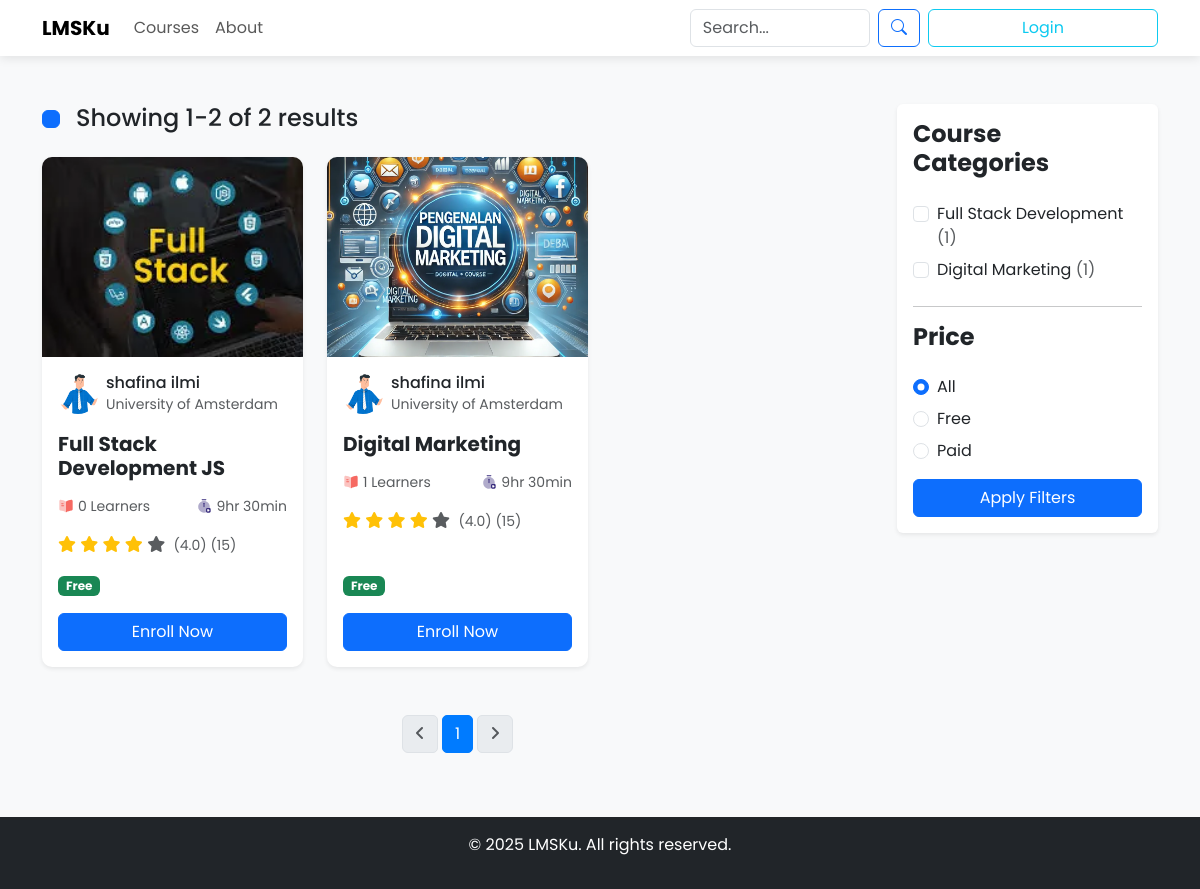
Page /course_list/ on the committed database.
### authentication/models.py (models this page shows, shortened)
class Universiti(models.Model):
    name = models.CharField(max_length=200, blank=True, null=True)
    slug = models.SlugField(unique=True)
    location = models.CharField(max_length=100, blank=True, null=True)
    def __str__(self):
        return self.name

### courses/models.py (models this page shows, shortened)
class Course(models.Model):
    course_name = models.CharField(max_length=250)
    course_number = models.CharField(max_length=250, blank=True)
    course_run = models.CharField(max_length=250, blank=True)
    slug = models.CharField(max_length=250, blank=True)
    org_partner = models.ForeignKey(Partner, on_delete=models.CASCADE, related_name="courses")
    instructor = models.ForeignKey(Instructor, on_delete=models.CASCADE, related_name="courses", null=True)
    category = models.ForeignKey(Category, on_delete=models.CASCADE, related_name="category_courses")
    level = models.CharField(max_length=10, choices=[('basic', 'Basic'), ('middle', 'Middle'), ('advanced', 'Advanced')], default='basic', null=True, blank=True)
    status_course = models.ForeignKey(CourseStatus, on_delete=models.CASCADE, related_name="courses")  # Hubungkan dengan CourseStatus
    created_at = models.DateTimeField(auto_now_add=True)
    edited_on = models.DateTimeField(auto_now=True)
    image = models.ImageField(upload_to='courses/', blank=True, null=True)
    link_video = models.URLField(blank=True, null=True)
    description = models.TextField()
    sort_description = models.CharField(max_length=150, null=True, blank=True)
    hour = models.CharField(max_length=2, null=True, blank=True)
    author = models.ForeignKey(CustomUser, on_delete=models.CASCADE)
    language = models.CharField(max_length=10, choices=[('en', 'English'), ('id', 'Indonesia'), ('fr', 'French'), ('de', 'German')], default='en')
    start_date = models.DateField(null=True)
    end_date = models.DateField(null=True)
    start_enrol = models.DateField(null=True)
    end_enrol = models.DateField(null=True)

class Category(models.Model):
    user = models.ForeignKey(CustomUser, on_delete=models.CASCADE)  # Relasi dengan pengguna
    name = models.CharField(max_length=250)
    slug = models.SlugField(unique=True, blank=True, null=True)  # Kolom slug yang unik

### authentication/views.py (the view)
# urls.py: path('course_list/', views.course_list, name='course_list'),
@ratelimit(key='ip', rate='100/h')
@cache_page(60 * 15)  # Cache the page for 15 minutes
def course_list(request):
    if request.method != 'GET':
        return HttpResponseNotAllowed("Metode tidak diperbolehkan")
    published_status = CourseStatus.objects.filter(status='published').first()
    if not published_status:
        return HttpResponseNotFound("Status 'published' tidak ditemukan")
    courses = Course.objects.filter(status_course=published_status).select_related(
        'category', 'instructor__user', 'org_partner'
    ).prefetch_related(
        Prefetch('enrollments')
    )
    category_filter = request.GET.getlist('category')  # Get selected categories as a list
    if category_filter:
        courses = courses.filter(category__in=category_filter)
    paginator = Paginator(courses, 9)  # Show 9 courses per page
    page_number = request.GET.get('page', 1)  # Default to page 1 if no page is provided
    try:
        page_number = int(page_number) if int(page_number) >= 1 else 1
    except ValueError:
        page_number = 1  # If it's not a valid integer, default to 1
    try:
        page_obj = paginator.get_page(page_number)  # Get the page object for pagination
    except PageNotAnInteger:
        page_obj = paginator.get_page(1)
    except EmptyPage:
        page_obj = paginator.get_page(paginator.num_pages)
    start_index = page_obj.start_index()
    end_index = page_obj.end_index()
    categories = Category.objects.filter(
        category_courses__status_course=published_status
    ).annotate(
        course_count=Count('category_courses')
    ).distinct()
    courses_data = []
    for course in page_obj:
        course.num_enrollments = course.enrollments.count()  # Count enrollments
        courses_data.append({
            'course_name': course.course_name,
            'course_id': course.id,
            'num_enrollments': course.num_enrollments,  # Use pre-annotated value
            'course_slug': course.slug,
            'course_image': course.image.url if course.image else None,
            'instructor': course.instructor.user.get_full_name() if course.instructor else None,
            'instructor_username': course.instructor.user.username if course.instructor else None,
            'photo': course.instructor.user.photo.url if course.instructor and course.instructor.user.photo else None,
            'partner': course.org_partner.name if course.org_partner else None,
            'category': course.category.name if course.category else None,
        })
    context = {
        'courses': courses_data,
        'page_obj': page_obj,
        'total_courses': courses.count(),
        'total_pages': paginator.num_pages,
        'current_page': page_obj.number,
        'start_index': start_index,
        'end_index': end_index,
        'category_filter': category_filter,
        'categories': list(categories.values('id', 'name', 'course_count')),  # Include course_count
    }
    return render(request, 'home/course_list.html', context)

### templates/home/course_list.html (shortened to what this page needs)
{% extends 'home/base.html' %}
{% load static %}
{% block content %}
<section class="course-content py-5 bg-light">
    <div class="container">
        <div class="row">
            <div class="col-lg-9 col-12">
                <div class="showing-list mb-4 d-flex justify-content-between align-items-center flex-wrap">
                    <div class="d-flex align-items-center flex-wrap">
                        <div class="view-icons me-3">
                            <a href="{% url 'authentication:course_list' %}" class="grid-view active btn btn-outline-primary p-2">
                            </a>
                        </div>
                        <div class="show-result">
                            <h4 class="mb-0">Showing {{ start_index }}-{{ end_index }} of {{ total_courses }} results</h4>
                        </div>
                    </div>
                </div>
                <div class="row">
                    {% for course in courses %}
                    <div class="col-lg-4 col-md-6 col-sm-12 mb-4">
                        <div class="card course-box shadow-sm h-100 border-0 transition-hover">
                            <a href="{% url 'courses:course_lms_detail' course.course_id course.course_slug %}">
                                <img class="card-img-top img-fluid rounded-top" alt="Course Image" src="{{ course.course_image }}" style="object-fit: cover; height: 200px;">
                            </a>
                            <div class="card-body d-flex flex-column p-3">
                                <div class="d-flex align-items-center mb-3">
                                    <a href="{% url 'courses:instructor_profile' course.instructor_username %}">
                                        <img src="{{ course.photo }}" alt="Instructor Image" class="rounded-circle" style="width: 40px; height: 40px; object-fit: cover;">
                                    </a>
                                    <div class="ms-2">
                                        <h6 class="mb-0">
                                            <a href="{% url 'courses:instructor_profile' course.instructor_username %}" class="text-dark text-decoration-none">{{ course.instructor }}</a>
                                        </h6>
                                        <small class="text-muted"><a href="{% url 'courses:org_partner' course.partner.slug %}" class="text-muted text-decoration-none">{{ course.partner }}</a></small>
                                    </div>
                                </div>
                                <h5 class="card-title mb-3">
                                    <a href="{% url 'courses:course_lms_detail' course.course_id course.course_slug %}" class="text-dark text-decoration-none fw-bold">{{ course.course_name }}</a>
                                </h5>
                                <div class="d-flex justify-content-between align-items-center mb-3 text-muted">
                                    <div class="d-flex align-items-center">
                                        <img src="{% static "assets/img/icon/icon-01.svg" %}" alt="Learners Icon" width="16">
                                        <small class="ms-1">{{ course.num_enrollments }} Learners</small>
                                    </div>
                                    <div class="d-flex align-items-center">
                                        <img src="{% static "assets/img/icon/icon-02.svg" %}" alt="Duration Icon" width="16">
                                        <small class="ms-1">9hr 30min</small>
                                    </div>
                                </div>
                                <div class="rating mb-3">
                                    <i class="fas fa-star text-warning"></i>
                                    <i class="fas fa-star text-warning"></i>
                                    <i class="fas fa-star text-warning"></i>
                                    <i class="fas fa-star text-warning"></i>
                                    <i class="fas fa-star text-muted"></i>
                                    <small class="average-rating ms-1 text-muted">(4.0) (15)</small>
                                </div>
                                <div class="mt-auto">
                                    {% if course.course_price|default:0 == 0 %}
                                        <span class="badge bg-success px-2 py-1">Free</span>
                                    {% else %}
                                        <span class="badge bg-primary px-2 py-1">{{ course.course_price }}</span>
                                    {% endif %}
                                    <a href="#" class="btn btn-primary w-100 mt-3 transition-hover">Enroll Now</a>
                                </div>
                            </div>
                        </div>
                    </div>
                    {% endfor %}
                </div>
                <nav aria-label="Page navigation" class="mt-4">
                    <ul class="pagination justify-content-center flex-wrap">
                        <li class="page-item {% if not page_obj.has_previous %}disabled{% endif %}">
                            {% if page_obj.has_previous %}
                                <a class="page-link" href="?page={{ page_obj.previous_page_number }}{% if search_query %}&search={{ search_query }}{% endif %}{% if category_filter %}&category={{ category_filter|join:',' }}{% endif %}">
                                    <i class="fas fa-angle-left"></i>
                                </a>
                            {% else %}
                                <span class="page-link"><i class="fas fa-angle-left"></i></span>
                            {% endif %}
                        </li>
                        {% for page_num in page_obj.paginator.page_range %}
                            <li class="page-item {% if page_obj.number == page_num %}active{% endif %}">
                                <a class="page-link" href="?page={{ page_num }}{% if search_query %}&search={{ search_query }}{% endif %}{% if category_filter %}&category={{ category_filter|join:',' }}{% endif %}">
                                    {{ page_num }}
                                </a>
                            </li>
                        {% endfor %}
                        <li class="page-item {% if not page_obj.has_next %}disabled{% endif %}">
                            {% if page_obj.has_next %}
                                <a class="page-link" href="?page={{ page_obj.next_page_number }}{% if search_query %}&search={{ search_query }}{% endif %}{% if category_filter %}&category={{ category_filter|join:',' }}{% endif %}">
                                    <i class="fas fa-angle-right"></i>
                                </a>
                            {% else %}
                                <span class="page-link"><i class="fas fa-angle-right"></i></span>
                            {% endif %}
                        </li>
                    </ul>
                </nav>
            </div>
            <div class="col-lg-3 col-12 mt-4 mt-lg-0">
                <div class="card search-filter shadow-sm border-0">
                    <div class="card-body">
                        <h4 class="mb-4 fw-bold">Course Categories</h4>
                        <form method="GET" action="{% url 'authentication:course_list' %}">
                            <div class="filter-widget mb-4">
                                {% for category in categories %}
                                    <div class="form-check mb-2">
                                        <input class="form-check-input" type="checkbox" name="category" value="{{ category.id }}" {% if category.id|stringformat:"s" in category_filter %}checked{% endif %}>
                                        <label class="form-check-label">
                                            {{ category.name }} <span class="text-muted">({{ category.course_count }})</span>
                                        </label>
                                    </div>
                                {% endfor %}
                            </div>
                            <hr>
                            <h4 class="mb-4 fw-bold">Price</h4>
                            <div class="filter-widget">
                                <div class="form-check mb-2">
                                    <input class="form-check-input" type="radio" name="price" value="all" {% if not price_filter %}checked{% endif %}>
                                    <label class="form-check-label">All</label>
                                </div>
                                <div class="form-check mb-2">
                                    <input class="form-check-input" type="radio" name="price" value="free" {% if price_filter == 'free' %}checked{% endif %}>
                                    <label class="form-check-label">Free</label>
                                </div>
                                <div class="form-check mb-3">
                                    <input class="form-check-input" type="radio" name="price" value="paid" {% if price_filter == 'paid' %}checked{% endif %}>
                                    <label class="form-check-label">Paid</label>
                                </div>
                            </div>
                            <button type="submit" class="btn btn-primary w-100 transition-hover">Apply Filters</button>
                        </form>
                    </div>
                </div>
            </div>
        </div>
    </div>
</section>
{% endblock %}

### templates/home/base.html (style rules this page uses)
body { font-family: 'Poppins', sans-serif; background-color: #f8f9fa; }
.card { border: none; transition: transform 0.3s; }
.card-img-top { width: 100%; height: 200px; object-fit: cover; }

### templates/home/course_list.html (style rules this page uses)
.transition-hover { transition: all 0.3s ease; }
.course-box { border-radius: 10px; overflow: hidden; }
.pagination .page-link { border-radius: 5px; margin: 0 5px; }
.pagination .page-item.active .page-link { background-color: #007bff; border-color: #007bff; }

### rows in the picture
Universiti: shows a picture, instructor "shafina ilmi", partner "University of Amsterdam", course_name "Full Stack Development JS", num_enrollments "0", course_name "Digital Marketing", num_enrollments "1"
Category: name "Full Stack Development", course_count "1"

### other values in the picture
{{ start_index }} "1"
{{ end_index }} "2"
{{ total_courses }} "2"
{{ page_num }} "1"
{{ category.name }} "Digital Marketing"
{{ category.course_count }} "1"
